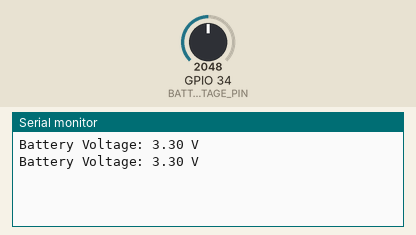
A sketch run on a simulated ESP32. On the bench: the last lines printed to the serial monitor. Inputs (shaded band) come from the test bench; at power-on: GPIO 34 (BATTERY_VOLTAGE_PIN) = 2048.

Above: at 1.8 s.
1.9 s: GPIO 34 (BATTERY_VOLTAGE_PIN) set to 1893
At 2.8 s:
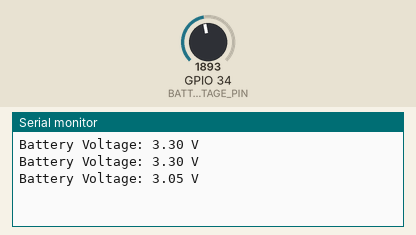
3.4 s: GPIO 34 (BATTERY_VOLTAGE_PIN) set to 1811
At 4.8 s:
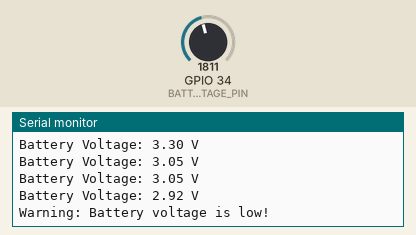
Timing chart, 0 to 6.4 s (numbered marks = the images above; inputs shaded):
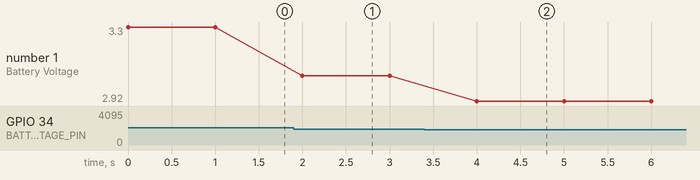

Measured:
- the behaviour switches between 1862 and 1861 on GPIO 34 (BATTERY_VOLTAGE_PIN) (found by bisection; images 1 and 2)
- after the input at 1.9 s, the serial monitor: prints a new line after 0.10 s (image 1)
- after the input at 3.4 s, the serial monitor: prints a new line after 0.60 s (image 2)
- plotted number 1: 3.3 → 3.05 after the input at 1.9 s, 3.05 → 2.92 after the input at 3.4 s

The sketch:

BQ29700_Battery_Protection_Module.ino
```cpp
// Define the analog input pin where the voltage divider is connected
#define BATTERY_VOLTAGE_PIN 34

// Constants for converting ADC value to actual battery voltage
const float ADC_MAX_VOLTAGE = 3.3;  // Max voltage the ESP32 ADC can read (3.3V)
const int ADC_RESOLUTION = 4095;    // 12-bit ADC (0-4095)
const float VOLTAGE_DIVIDER_RATIO = 2.0;  // Voltage is divided by 2 in the circuit

void setup() {
  Serial.begin(115200);  // Initialize serial communication
}

void loop() {
  // Read the ADC value (battery voltage)
  int adcValue = analogRead(BATTERY_VOLTAGE_PIN);

  // Convert the ADC value to actual voltage
  float batteryVoltage = (adcValue * ADC_MAX_VOLTAGE / ADC_RESOLUTION) * VOLTAGE_DIVIDER_RATIO;

  // Print the battery voltage to the Serial Monitor
  Serial.print("Battery Voltage: ");
  Serial.print(batteryVoltage);
  Serial.println(" V");

  // Check if the battery voltage is low
  if (batteryVoltage < 3.0) {
    Serial.println("Warning: Battery voltage is low!");
    // Perform low-battery actions (e.g., shut down safely, send a warning)
  }

  delay(1000);  // Delay for 1 second before the next reading
}
```
